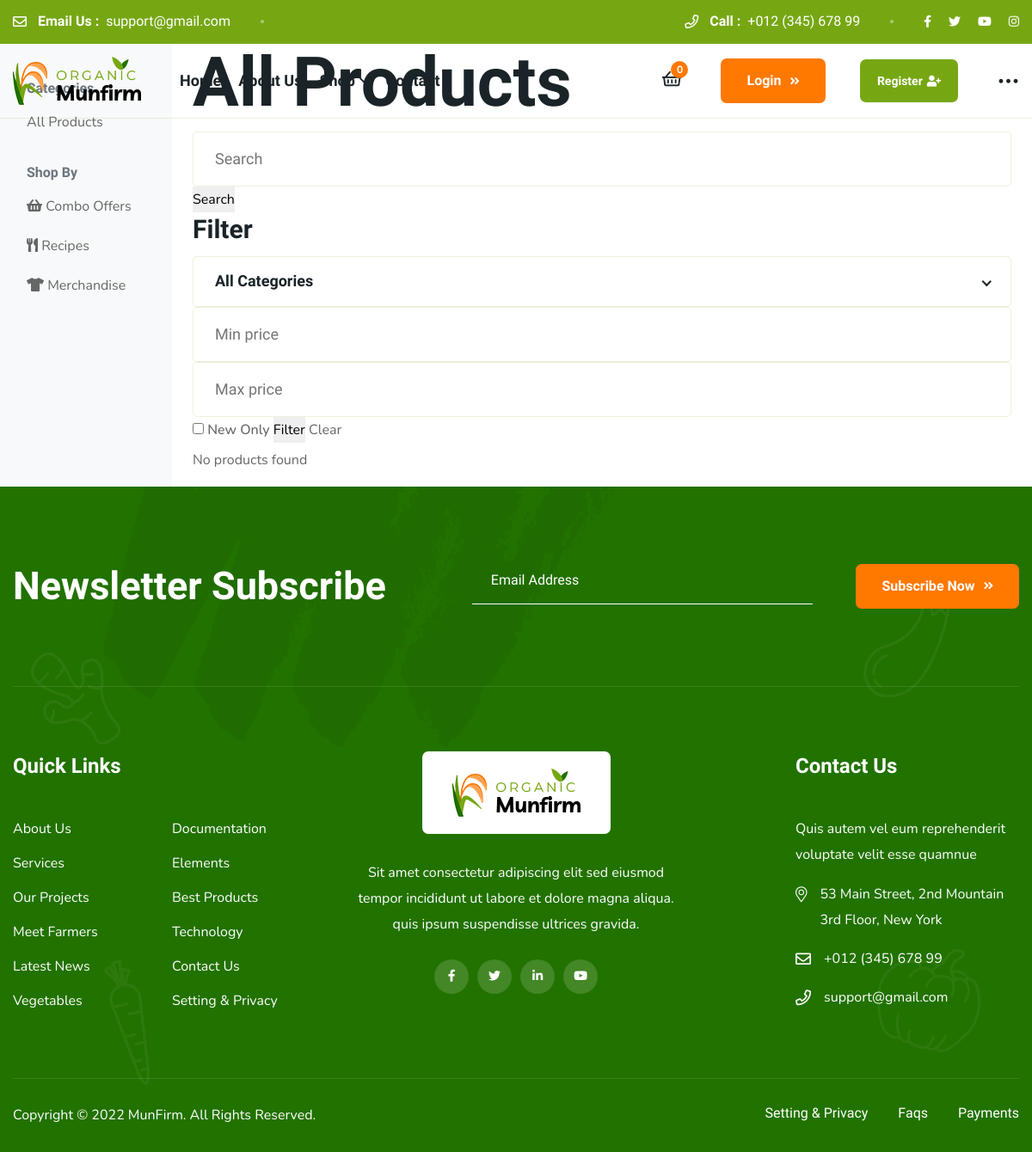
Page /products/products/ on the earlier database version.
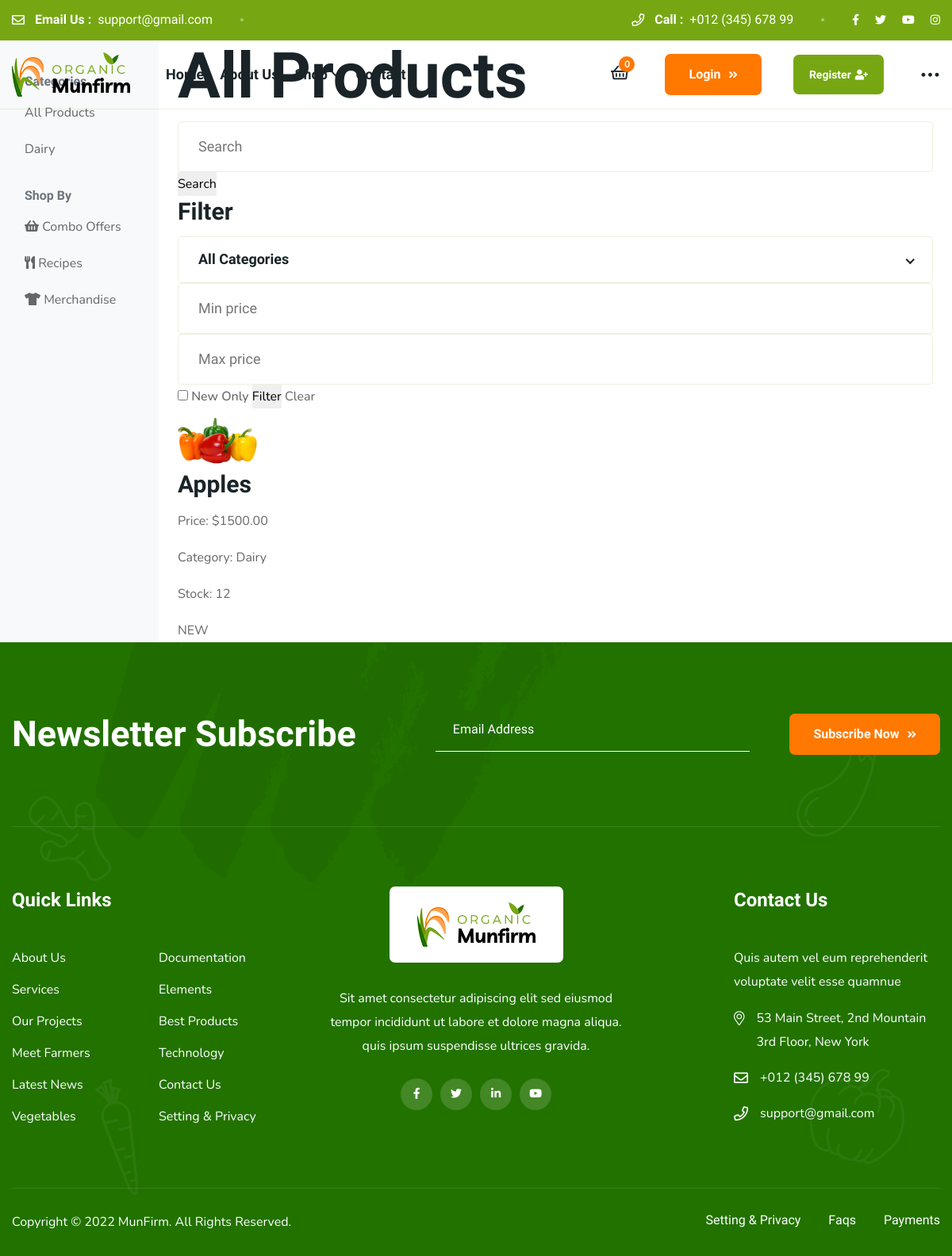
Same page on the later database version.
### products/models.py (models this page shows, shortened)
class Category(models.Model):
    name = models.CharField(max_length=100, unique=True)
    slug = models.SlugField(max_length=100, unique=True)
    description = models.TextField(blank=True)
    image = models.ImageField(upload_to='categories/', blank=True, null=True)
    is_active = models.BooleanField(default=True)
    created_at = models.DateTimeField(auto_now_add=True)
    updated_at = models.DateTimeField(auto_now=True)
    class Meta:
        verbose_name_plural = "Categories"
        ordering = ['name']

class Product(models.Model):
    product_id = models.CharField(max_length=50, unique=True, editable=False)
    name = models.CharField(max_length=200)
    slug = models.SlugField(max_length=200, unique=True)
    stock = models.PositiveIntegerField(default=0)
    price = models.DecimalField(max_digits=10, decimal_places=2, validators=[MinValueValidator(0)])
    description = models.TextField()
    image = models.ImageField(upload_to=product_image_path)
    is_new = models.BooleanField(default=False)
    category = models.ForeignKey(Category, on_delete=models.SET_NULL, null=True, blank=True, related_name='products')
    is_active = models.BooleanField(default=True)
    created_at = models.DateTimeField(auto_now_add=True)
    updated_at = models.DateTimeField(auto_now=True)
    is_in_basket = models.BooleanField(default=False, editable=False)
    class Meta:
        ordering = ['-created_at']
        indexes = [
            models.Index(fields=['slug']),
            models.Index(fields=['category']),
            models.Index(fields=['is_active']),
            models.Index(fields=['is_new']),
        ]

### products/views.py (the view)
# urls.py: path('products/', views.ProductListView.as_view(), name='product_list'),
class ProductListView(ListView):
    model = Product
    template_name = 'products/product_list.html'
    context_object_name = 'products'
    paginate_by = 12
    def get_queryset(self):
        queryset = Product.objects.filter(is_active=True).select_related('category')
        category_slug = self.kwargs.get('category_slug')
        if category_slug:
            category = get_object_or_404(Category, slug=category_slug, is_active=True)
            queryset = queryset.filter(category=category)
        search_query = self.request.GET.get('q')
        if search_query:
            queryset = queryset.filter(
                Q(name__icontains=search_query) |
                Q(description__icontains=search_query) |
                Q(category__name__icontains=search_query)
            )
        min_price = self.request.GET.get('min_price')
        max_price = self.request.GET.get('max_price')
        is_new = self.request.GET.get('is_new')
        if min_price:
            queryset = queryset.filter(price__gte=min_price)
        if max_price:
            queryset = queryset.filter(price__lte=max_price)
        if is_new:
            queryset = queryset.filter(is_new=True)
        return queryset
    def get_context_data(self, **kwargs):
        context = super().get_context_data(**kwargs)
        context['categories'] = Category.objects.filter(is_active=True)
        context['search_form'] = SearchForm(self.request.GET or None)
        context['filter_form'] = FilterForm(self.request.GET or None)
        return context

### templates/products/product_list.html (shortened to what this page needs)
{% extends 'products/base.html' %}
{% block products_content %}
<h1>
    {% if category %}
    {{ category.name }}
    {% else %}
    All Products
    {% endif %}
</h1>
<form method="get">
    <input type="text" name="q" value="{{ request.GET.q }}" placeholder="Search">
    <button type="submit">Search</button>
</form>
<div>
    <h3>Filter</h3>
    <form method="get">
        <input type="number" name="min_price" placeholder="Min price" value="{{ request.GET.min_price }}">
        <input type="number" name="max_price" placeholder="Max price" value="{{ request.GET.max_price }}">
        <label>
            <input type="checkbox" name="is_new" {% if request.GET.is_new %}checked{% endif %}> New Only
        </label>
        <button type="submit">Filter</button>
        <a href="{% url 'products:product_list' %}">Clear</a>
    </form>
</div>
<div>
    {% for product in products %}
    <div>
        <img src="{{ product.image.url }}" width="100">
        <h3><a href="{% url 'products:product_detail' product.slug %}">{{ product.name }}</a></h3>
        <p>Price: ${{ product.price }}</p>
        <p>Category: {{ product.category.name|default:"None" }}</p>
        <p>Stock: {{ product.stock }}</p>
        {% if product.is_new %}<span>NEW</span>{% endif %}
    </div>
    {% empty %}
    <p>No products found</p>
    {% endfor %}
</div>
{% endblock %}

### templates/products/base.html (shortened to what this page needs)
{% extends 'base.html' %}
{% load static %}
{% block content %}
<div class="container-fluid">
    <div class="row">
        <div class="col-md-3 col-lg-2 d-md-block bg-light sidebar collapse">
            <div class="position-sticky pt-3">
                <h6 class="sidebar-heading d-flex justify-content-between align-items-center px-3 mt-4 mb-1 text-muted">
                    <span>Categories</span>
                </h6>
                <ul class="nav flex-column">
                    <li class="nav-item">
                        <a class="nav-link {% if not request.resolver_match.url_name == 'category_products' %}active{% endif %}"
                           href="{% url 'products:product_list' %}">
                            All Products
                        </a>
                    </li>
                    {% for category in categories %}
                    <li class="nav-item">
                        <a class="nav-link" href="{% url 'products:category_products' category.slug %}">
                            {{ category.name }}
                        </a>
                    </li>
                    {% endfor %}
                </ul>
                <h6 class="sidebar-heading d-flex justify-content-between align-items-center px-3 mt-4 mb-1 text-muted">
                    <span>Shop By</span>
                </h6>
                <ul class="nav flex-column">
                    <li class="nav-item">
                        <a class="nav-link" href="{% url 'products:basket_list' %}">
                            <i class="fas fa-shopping-basket"></i> Combo Offers
                        </a>
                    </li>
                    <li class="nav-item">
                        <a class="nav-link" href="{% url 'products:recipe_list' %}">
                            <i class="fas fa-utensils"></i> Recipes
                        </a>
                    </li>
                    <li class="nav-item">
                        <a class="nav-link" href="{% url 'products:merchandise_list' %}">
                            <i class="fas fa-tshirt"></i> Merchandise
                        </a>
                    </li>
                </ul>
            </div>
        </div>
        <main class="col-md-9 ms-sm-auto col-lg-10 px-md-4">
            {% block products_content %}{% endblock %}
        </main>
    </div>
</div>
{% endblock %}

Differences in the rows shown:
added Category: name "Dairy"
added Product: image (picture), name "Apples", price "1500.00", category.name "Dairy", stock "12", is_new "NEW"
Other differences:
text no longer shown: "No products found"
